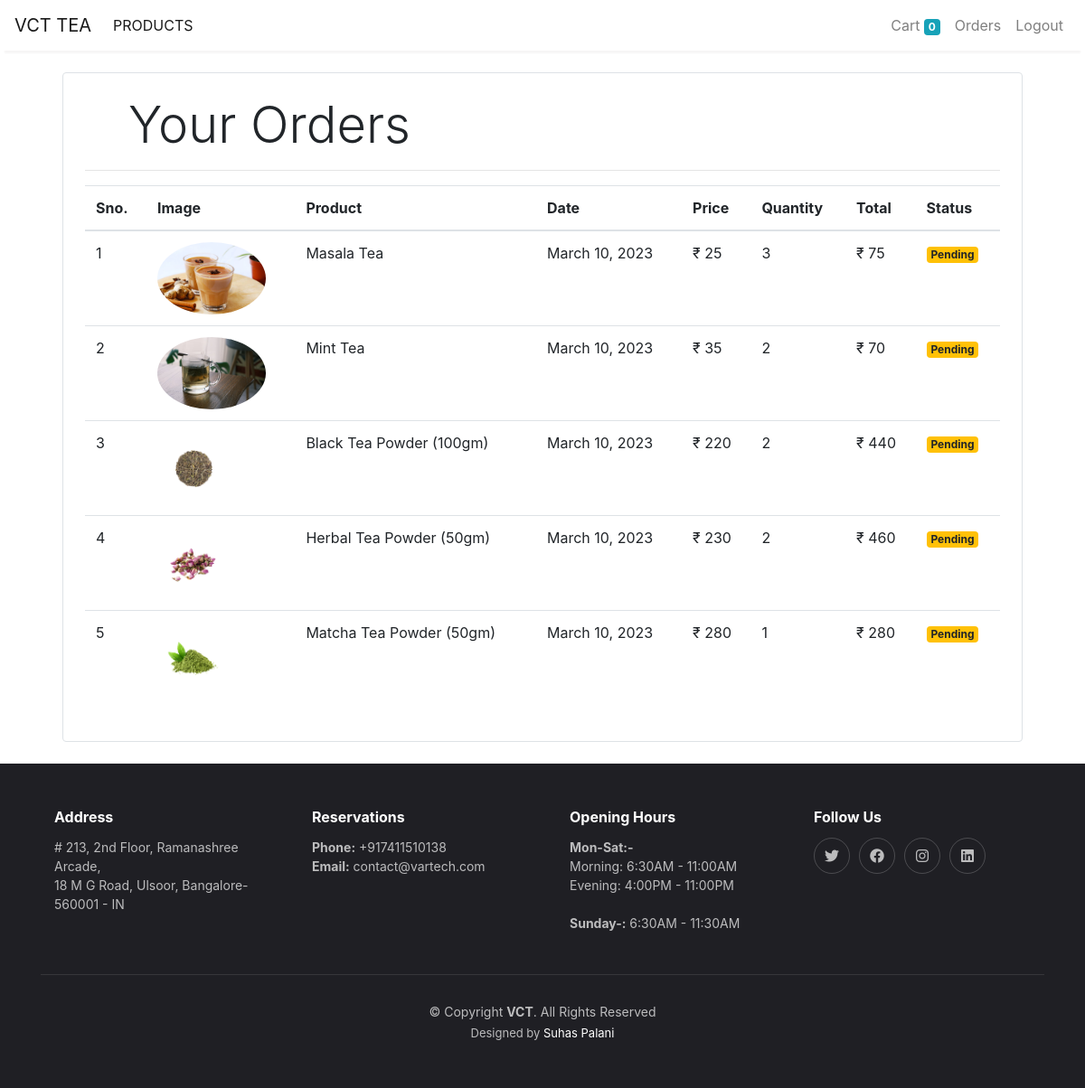
Before: /orders (signed in) with the older database file.
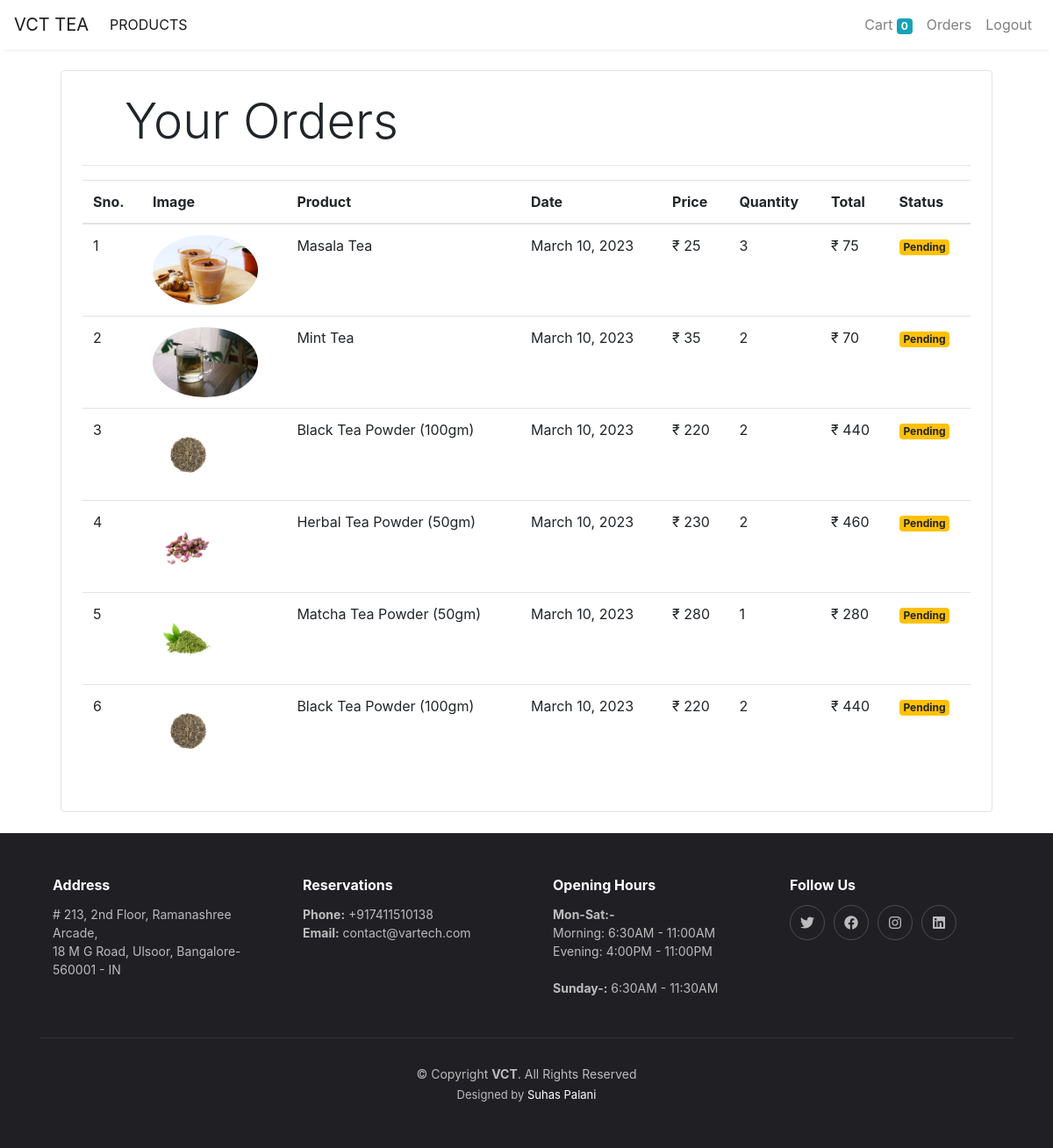
After: the same page with the newer database file.
### store/models/orders.py (models this page shows, shortened)
class Order(models.Model):
    product = models.ForeignKey(Product,
                                on_delete=models.CASCADE)
    customer = models.ForeignKey(Customer,
                                 on_delete=models.CASCADE)
    quantity = models.IntegerField(default=1)
    price = models.IntegerField()
    address = models.CharField(max_length=50, default='', blank=True)
    phone = models.CharField(max_length=50, default='', blank=True)
    date = models.DateField(default=datetime.datetime.today)
    status = models.BooleanField(default=False)
    @staticmethod
    def get_orders_by_customer(customer_id):
        return Order.objects.filter(customer=customer_id).order_by('-date')

### store/models/product.py (models this page shows, shortened)
class Product(models.Model):
    name = models.CharField(max_length=50)
    price = models.IntegerField(default=0)
    category = models.ForeignKey(Category, on_delete=models.CASCADE, default=1)
    description = models.CharField(max_length=200, default='' , null=True , blank=True)
    image = models.ImageField(upload_to='uploads/products/')

### store/middlewares/auth.py (the view)
    def middleware(request):
        print(request.session.get('customer'))
        returnUrl = request.META['PATH_INFO']
        print(request.META['PATH_INFO'])
        if not request.session.get('customer'):
           return redirect(f'login?return_url={returnUrl}')
        response = get_response(request)
        return response

### store/templatetags/custom_filter.py (called while the page is built)
@register.filter(name='currency')
def currency(number):
    return "₹ "+str(number)

@register.filter(name='multiply')
def multiply(number , number1):
    return number * number1

### store/views/orders.py (called while the page is built)
    def get(self , request ):
        customer = request.session.get('customer')
        orders = Order.get_orders_by_customer(customer)
        print(orders)
        return render(request , 'orders.html'  , {'orders' : orders})

### store/templates/orders.html
{% extends 'base.html' %}
{% block content %}
{% load cart %}
{% load custom_filter %}
<div class="container">
   <div class="border rounded p-4 m-4">
        <p class="display-4 pl-4 ml-4">Your Orders</p>
        <hr>
        <table class="table">
            <thead>
                <tr>
                    <th>Sno.</th>
                    <th>Image</th>
                    <th>Product</th>
                    <th>Date</th>
                    <th>Price</th>
                    <th>Quantity</th>
                    <th>Total</th>
                    <th>Status</th>
                </tr>
            </thead>
            <tbody>
                {% for order in orders %}
                <tr>
                    <td>{{forloop.counter}}</td>
                    <td><img style="height: 80px;" class="rounded-circle" src="{{order.product.image.url}}" alt=""></td>
                    <td>{{order.product.name}}</td>
                    <td>{{order.date}}</td>
                    <td>{{order.price|currency}}</td>
                    <td>{{order.quantity}}</td>
                    <td>{{order.quantity|multiply:order.price|currency}}</td>
                    {% if order.status %}
                    <td><small class="badge badge-success">Completed</small></td>
                    {%else%}
                    <td><small class="badge badge-warning">Pending</small></td>
                    {% endif %}
                </tr>
                {% endfor %}
            </tbody>
        </table>
   </div>
</div>
{% endblock %}

### store/templates/base.html (shortened to what this page needs)
<!doctype html>
<html lang="en">
<head>
  <link rel="stylesheet" href="https://maxcdn.bootstrapcdn.com/bootstrap/4.0.0/css/bootstrap.min.css"
>
    <link rel="stylesheet" href="https://cdnjs.cloudflare.com/ajax/libs/font-awesome/6.2.0/css/all.min.css" />
</head>
<body>
  <nav class="one-edge-shadow
  sticky-top navbar
  navbar-expand-lg
   navbar-light bg-white">
    <a class="navbar-brand" href="/">VCT TEA</a>
    <div class="collapse navbar-collapse" id="navbarSupportedContent">
      <ul class="navbar-nav mr-auto">
        <li class="nav-item active">
          <a class="nav-link" href="/store">PRODUCTS <span class="sr-only">(current)</span></a>
        </li>
      </ul>
      <ul class=" navbar-nav my-2 my-lg-0">
        <li class="nav-item ">
          <a class="nav-link" href="/cart">Cart
            <span class="badge badge-info">{{request.session.cart.keys|length}}</span>
            <span class="sr-only">(current)</span></a>
        </li>
        {% if request.session.customer %}
        <li class="nav-item ">
          <a class="nav-link" href="/orders">Orders<span class="sr-only">(current)</span></a>
        </li>
        <li class="nav-item ">
          <a class="nav-link" href="/logout">Logout<span class="sr-only">(current)</span></a>
        </li>
        {% endif %}
      </ul>
    </div>
  </nav>
    {% block content %}{% endblock %}
    <footer id="footer" class="footer">
      <div class="container">
        <div class="row gy-3">
          <div class="col-lg-3 col-md-6 d-flex">
            <div>
              <h4>Address</h4>
              <p>
                # 213, 2nd Floor, Ramanashree Arcade, <br>
                18 M G Road, Ulsoor, Bangalore-560001 - IN<br>
              </p>
            </div>
          </div>
          <div class="col-lg-3 col-md-6 footer-links d-flex">
            <div>
              <h4>Reservations</h4>
              <p>
                <strong>Phone:</strong> +917411510138<br>
                <strong>Email:</strong> contact@vartech.com<br>
              </p>
            </div>
          </div>
          <div class="col-lg-3 col-md-6 footer-links d-flex">
            <div>
              <h4>Opening Hours</h4>
              <p>
                <strong>Mon-Sat:-</strong> <br> Morning:
                6:30AM - 11:00AM<br>Evening:
                4:00PM - 11:00PM<br><br>
              <strong>Sunday-:</strong> 6:30AM - 11:30AM<br>
              </p>
            </div>
          </div>
          <div class="col-lg-3 col-md-6 footer-links">
            <h4>Follow Us</h4>
            <div class="social-links d-flex">
              <a href="https://www.varconstech.com/" class="twitter"><i class="fa-brands fa-twitter"></i></a>
              <a href="https://www.varconstech.com/" class="facebook"><i class="fa-brands fa-facebook"></i></a>
              <a href="https://www.varconstech.com/" class="instagram"><i class="fa-brands fa-instagram"></i></a>
              <a href="https://www.varconstech.com/" class="linkedin"><i class="fa-brands fa-linkedin"></i></a>
            </div>
          </div>
        </div>
      </div>
      <div class="container">
        <div class="copyright">
          &copy; Copyright <strong><span>VCT</span></strong>. All Rights Reserved
        </div>
        <div class="credits">
          Designed by <a href="/">Suhas Palani</a>
        </div>
      </div>
    </footer>
</body>
</html>

### store/templates/base.html (style rules this page uses)
nav { background-color: white; }
.one-edge-shadow { box-shadow: 0 8px 2px -5px rgb(246, 245, 245); }
.footer { font-size: 14px; background-color: #1f1f24; padding: 50px 0; color: rgba(255, 255, 255, 0.7); }
.footer h4 { font-size: 16px; font-weight: bold; position: relative; padding-bottom: 5px; color: #fff; }
.footer .footer-links { margin-bottom: 30px; }
.footer .social-links a { display: flex; align-items: center; justify-content: center; width: 40px; height: 40px; border-radius: 50%; border: 1px solid rgba(255, 255, 255, 0.2); font-size: 16px; color: rgba(255, 255, 255, 0.7); margin-right: 10px; transition: 0.3s; }
.footer .copyright { text-align: center; padding-top: 30px; border-top: 1px solid rgba(255, 255, 255, 0.1); }
.footer .credits { padding-top: 4px; text-align: center; font-size: 13px; }
.footer .credits a { color: #fff; }

Changed rows visible on the page:
added Order: product.image (picture), product.name "Black Tea Powder (100gm)", date "March 10, 2023", price "₹ 220", quantity "2", quantity|multiply "₹ 440", status "Pending"
